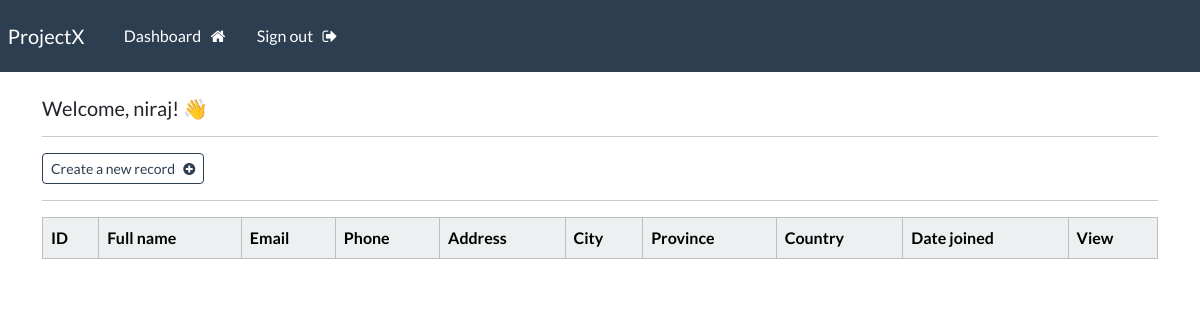
Before: /dashboard (signed in) with the older database file.
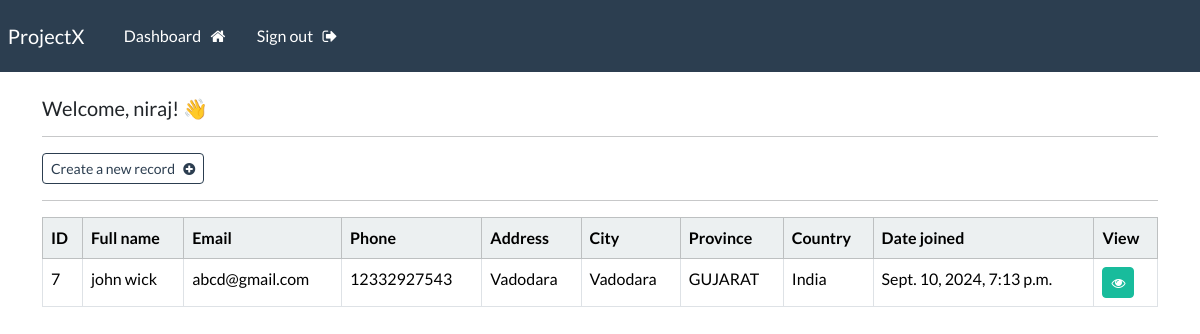
After: the same page with the newer database file.
### webapp/models.py (models this page shows, shortened)
class Record(models.Model):
    creation_date = models.DateTimeField(auto_now_add=True)
    first_name = models.CharField(max_length=100)
    last_name = models.CharField(max_length=100)
    email = models.CharField(max_length=255)
    phone = models.CharField(max_length=20)
    address = models.CharField(max_length=300)
    city = models.CharField(max_length=255)
    province = models.CharField(max_length=200)
    country = models.CharField(max_length=125)

### webapp/views.py (the view)
# urls.py: path('dashboard', views.dashboard, name="dashboard"),
@login_required(login_url='my-login')
def dashboard(request):
    my_records = Record.objects.all()
    context = {'records': my_records}
    return render(request, 'webapp/dashboard.html', context=context)

### webapp/templates/webapp/dashboard.html
{% extends 'webapp/base.html' %}
{% block content %}
    <h5> Welcome, {{user}}! 👋 </h5>
    <hr>
    <a class="btn btn-outline-primary btn-sm" href="{% url 'create-record' %}">
        Create a new record &nbsp; <i class="fa fa-plus-circle" aria-hidden="true"></i>
    </a>
    <hr>
    <table class="table table-hover table-bordered">
        <thead class="table-light">
            <tr>
                <th scope="col"> ID </th>
                <th scope="col"> Full name </th>
                <th scope="col"> Email </th>
                <th scope="col"> Phone </th>
                <th scope="col"> Address </th>
                <th scope="col"> City </th>
                <th scope="col"> Province </th>
                <th scope="col"> Country </th>
                <th scope="col"> Date joined </th>
                <th scope="col"> View </th>
            </tr>
        </thead>
        <tbody>
        {% if records %}
            {% for record in records %}
            <tr>
                <td> {{record.id}} </td>
                <td> {{record.first_name}}  {{record.last_name}} </td>
                <td> {{record.email}} </td>
                <td> {{record.phone}} </td>
                <td> {{record.address}} </td>
                <td> {{record.city}} </td>
                <td> {{record.province}} </td>
                <td> {{record.country}} </td>
                <td> {{record.creation_date}} </td>
                <td> <a class="btn btn-success btn-sm" href="{% url 'record' record.id %}"> <i class="fa fa-eye" aria-hidden="true"></i> </a> </td>
            </tr>
            {% endfor %}
        {% endif %}
        </tbody>
    </table>
{% endblock %}

### webapp/templates/webapp/base.html (shortened to what this page needs)
{% load static %}
<!DOCTYPE html>
<html>
    <head>
        <link rel="stylesheet" type="text/css" href="https://bootswatch.com/5/flatly/bootstrap.min.css">
        <link rel="stylesheet" type="text/css" href="{% static 'css/styles.css' %}">
        <link rel="stylesheet" href="https://cdnjs.cloudflare.com/ajax/libs/font-awesome/4.7.0/css/font-awesome.min.css">
    </head>
    <body>
        {% include 'webapp/navbar.html' %}
        <div class="container">
            <br>
           {% block content %}
           {% endblock %}
        </div>
    </body>
</html>

### webapp/templates/webapp/navbar.html (shortened to what this page needs)
<nav class="navbar navbar-expand-lg navbar-dark bg-primary justify-content-center">
    <a class="navbar-brand main-heading" href="{% url '' %}">
      &nbsp; ProjectX
    </a>
      <div class="collapse navbar-collapse text-center" id="navbarNavDropdown">
        <ul class="navbar-nav mr-auto">
          {% if user.is_authenticated %}
            <li class="nav-item">
              <a class="nav-link" href="{% url 'dashboard' %}">Dashboard &nbsp; <i class="fa fa-home" aria-hidden="true"></i> </a>
            </li>
            <li class="nav-item">
              <a class="nav-link" href="{% url 'user-logout' %}">Sign out &nbsp; <i class="fa fa-sign-out" aria-hidden="true"></i> </a>
            </li>
        </ul>
        {% endif %}
      </div>
  </nav>

Changed rows visible on the page:
added Record: id "7", first_name "john", last_name "wick", email "abcd@gmail.com", phone "12332927543", address "Vadodara", city "Vadodara", province "GUJARAT", country "India", creation_date "Sept. 10, 2024, 7:13 p.m."
